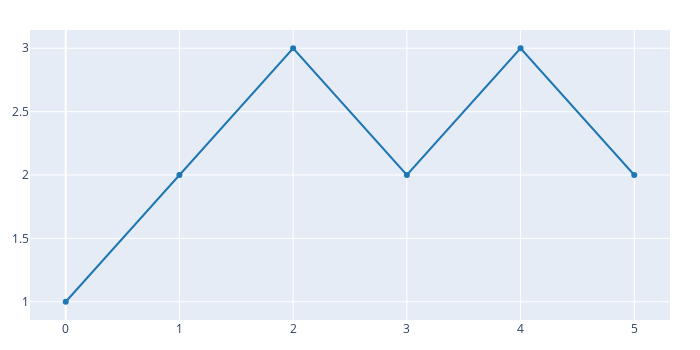

Source (notebook cell):
### Code cell
pattern = np.array([1, 2, 3, 2, 3, 2])
pd.Series(pattern).vbt.plot().show()

### Figure 1 — Plotly figure (JSON) as saved in the notebook; plotly's stock layout.template omitted (floating-point values rounded to 4 significant figures)
{"data": [{"showlegend": false, "type": "scatter", "x": [0, 1, 2, 3, 4, 5], "y": [1, 2, 3, 2, 3, 2]}], "layout": {"height": 350, "legend": {"orientation": "h", "traceorder": "normal", "x": 1, "xanchor": "right", "y": 1.02, "yanchor": "bottom"}, "margin": {"b": 30, "l": 30, "r": 30, "t": 30}, "width": 700}}
